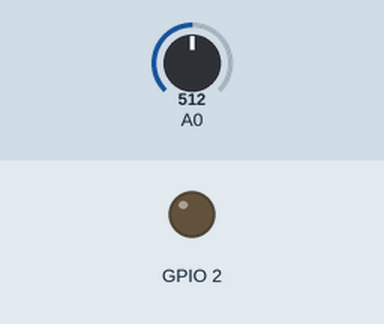
The sketch below on a simulated ESP8266 (NodeMCU). Shown: output pins drawn as LEDs (lit = HIGH). Inputs (shaded band) come from the test bench; at power-on: A0 = 512. WiFi joins after 1.5 s; servers stay silent unless stated; random numbers use the default seed unless the sketch sets one; no MQTT or app messages arrive unless stated; what the sketch prints to the serial monitor is not drawn.

Above: at 0.0 s.
At 1.7 s:
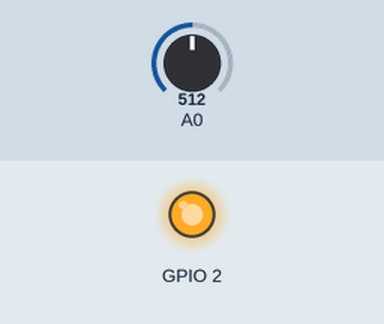
Timing chart, 0 to 3.2 s (numbered marks = the images above):
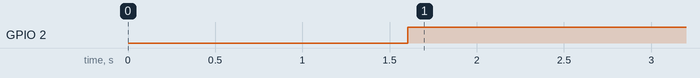

Measured:
- by itself, GPIO 2: LOW → HIGH at 1.6 s

The sketch:

et_nappi.ino
```cpp
#include <ESP8266WiFi.h>
#include <PubSubClient.h>
#include <ArduinoJson.h>
#include <SPI.h>

const char* ssid PROGMEM = "peten purkki";
const char* password PROGMEM= "secrets";
const char* mqtt_server PROGMEM = "192.168.1.39";
char restul[8];
char result[8];
WiFiClient espClient;
PubSubClient client(espClient);
unsigned long lastMsg = 0;
#define MSG_BUFFER_SIZE  (50)
char msg[MSG_BUFFER_SIZE];
int value = 0;
float i=0;


void wifi_status_led_uninstall();

void setup_wifi() {

  delay(100);
  // We start by connecting to a WiFi network
  Serial.println();
  Serial.print("Connecting to ");
  Serial.println(ssid);
  WiFi.hostname("ESP_host");
  WiFi.begin(ssid, password);

  while (WiFi.status() != WL_CONNECTED) {
    delay(500);
    Serial.print(".");
  }

  randomSeed(micros());

  Serial.println("");
  Serial.println("WiFi connected");
  Serial.println("IP address: ");
  Serial.println(WiFi.localIP());
}

void callback(char* topic, byte* payload, unsigned int length) {
  Serial.print("Message arrived [");
  Serial.print(topic);
  Serial.print("] ");
  for (int i = 0; i < length; i++) {
    Serial.print((char)payload[i]);
  }
  Serial.println();


}
void(* resetFunc) (void) = 0;

void reconnect() {
  // Loop until we're reconnected
  while (!client.connected()) {
      if(WiFi.status() != WL_CONNECTED){
    delay(5000);
      setup_wifi();
    }
    Serial.print("Attempting MQTT connection...");
    // Create a random client ID
    String clientId = "ESP8266Client-";
    clientId += String(random(0xffff), HEX);
    // Attempt to connect
    if (client.connect(clientId.c_str())) {
      Serial.println("connected");
      // Once connected, publish an announcement...
    } else {
      i=i+1;
      Serial.print("failed, rc=");
      Serial.print(client.state());
      Serial.println(" try again in 5 seconds");
      // Wait 5 seconds before retrying
      delay(5000);
    }
    if (i == 5){
      resetFunc();
      }
  }
}

void setup() {
  Serial.begin(115200);
  pinMode(2, OUTPUT);
  setup_wifi();
  client.setServer(mqtt_server, 1883);
  client.setCallback(callback);
  Serial.println("setup");
}

void loop() {
  if(WiFi.status() != WL_CONNECTED){
    delay(5000);
      setup_wifi();
    }
  digitalWrite(2, HIGH);
 if (!client.connected()) {
    delay(5000);
    reconnect();
  }
  delay(100);
  client.loop();
   i=0;
  float memo = ESP.getFreeHeap();
    if(memo < 1000){
      resetFunc();
    }
  int value = analogRead(A0);
    if(value == 1024){
      Serial.println(value);
    client.publish("nappi", 0);
    delay(1000);
  }
}
```
